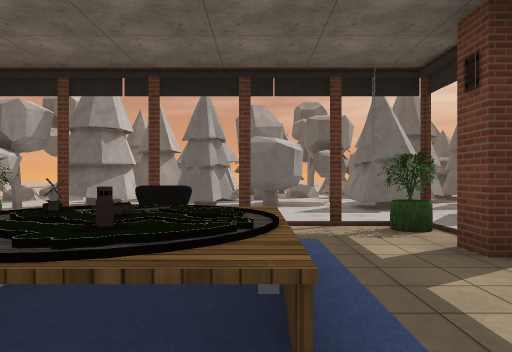
view 1 (above)

24 first-person views from a walk through a scene from a Unity 3-D project. The camera is 1.5 m above the floor, looks level and sees 70° across. The floor is counted in squares, 2 m on a side. Each view is taken from the middle of a square. On the plan, view 1 faces up. The plan holds only what a view shows up to about 11 squares ahead; the rest is blank. The place goes on beyond the plan. Some animated figures are left out. Some surface patterns are stand-ins.

view 2
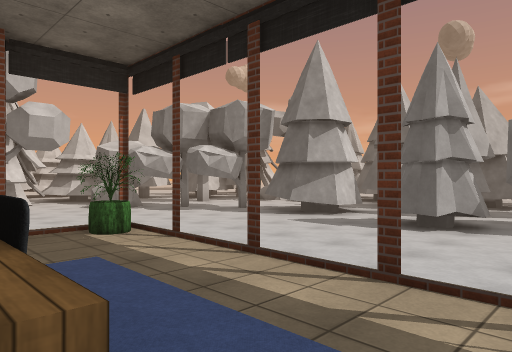

view 3
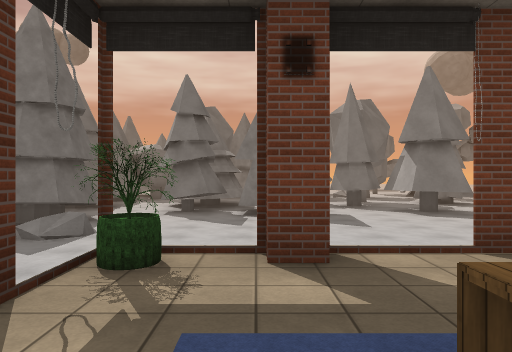

view 4
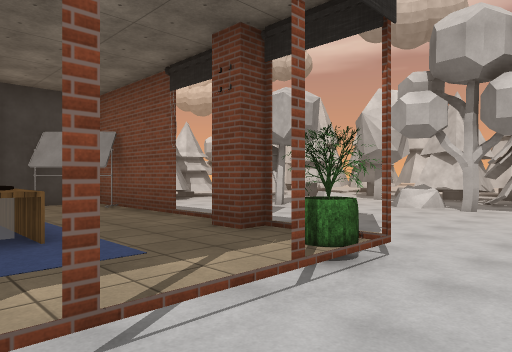

view 5
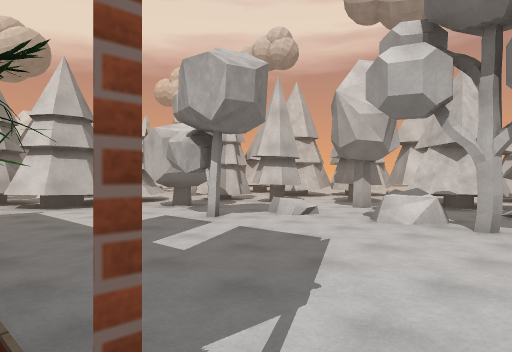

view 6
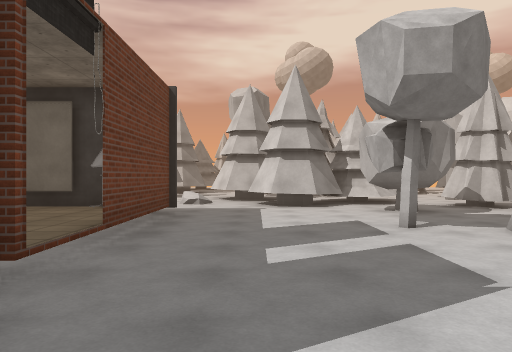

view 7
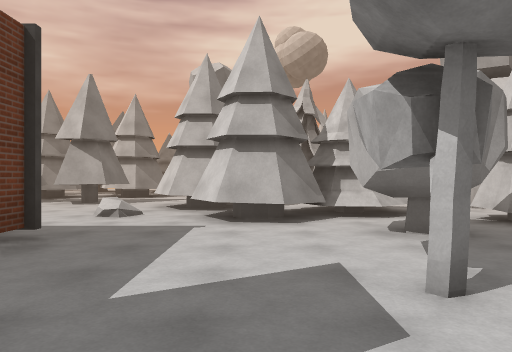

view 8
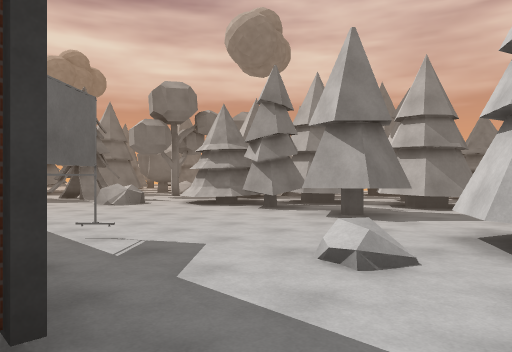

view 9
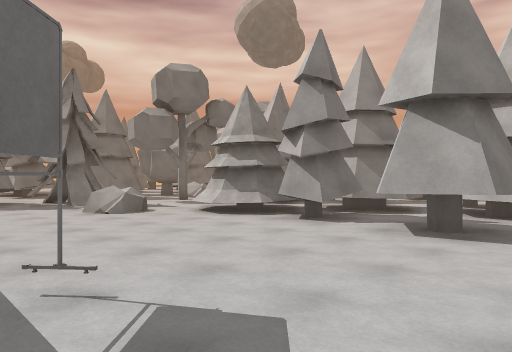

view 10
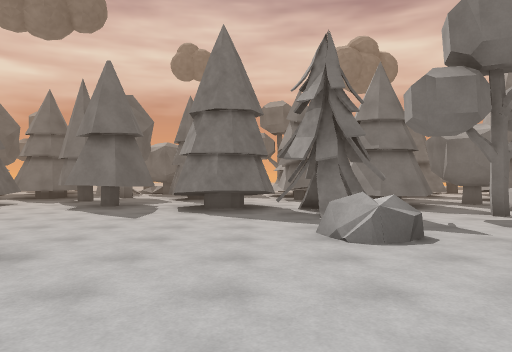

view 11
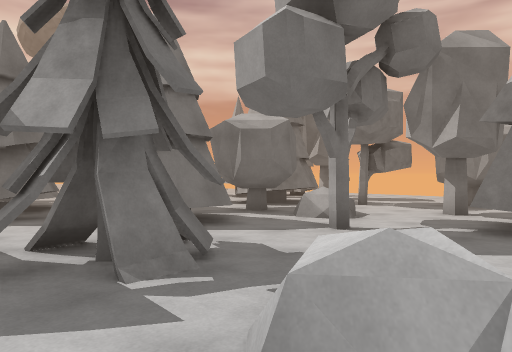

view 12
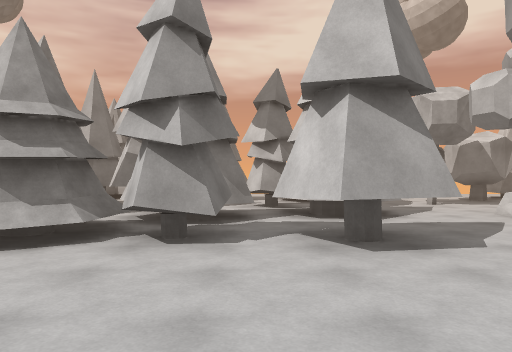

view 13
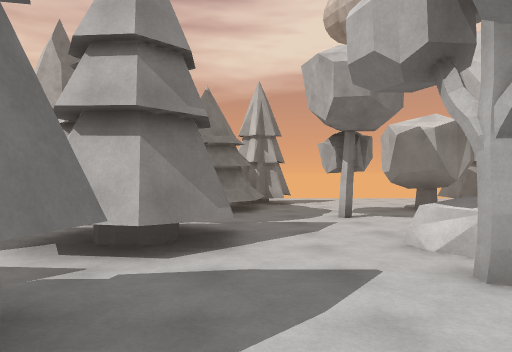

view 14
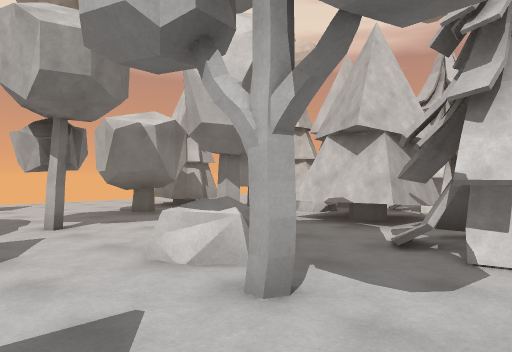

view 15
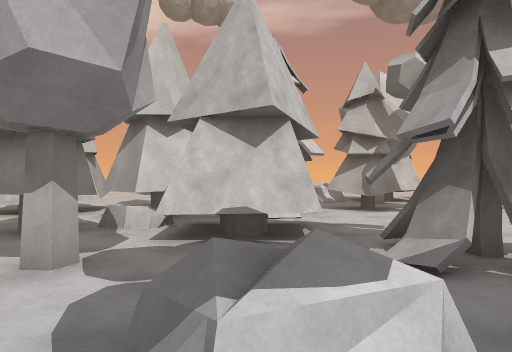

view 16
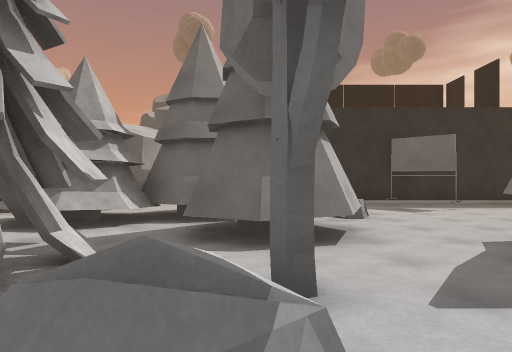

view 17
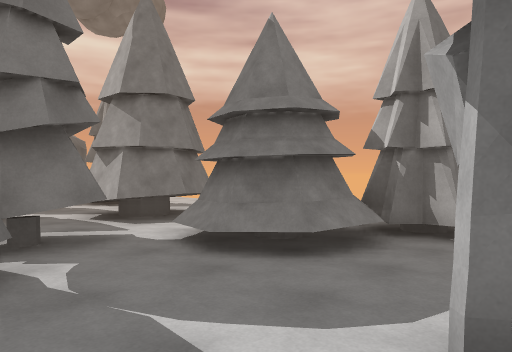

view 18
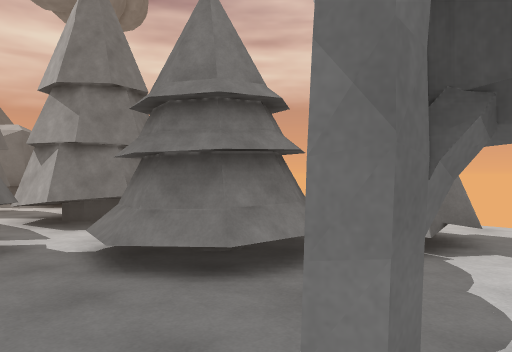

view 19
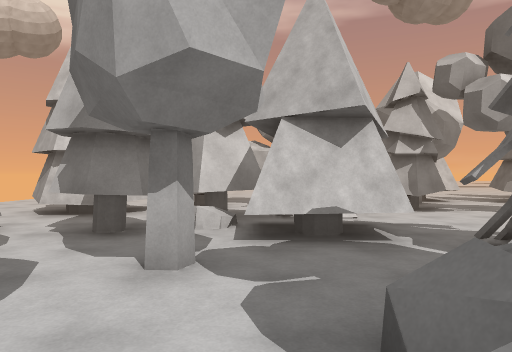

view 20
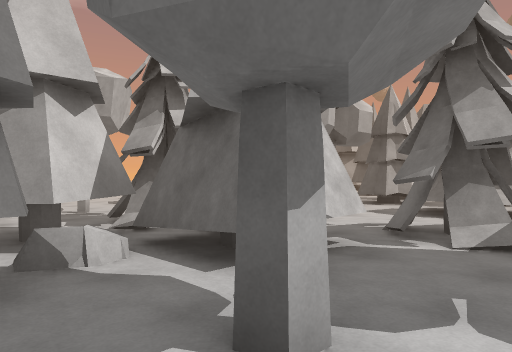

view 21
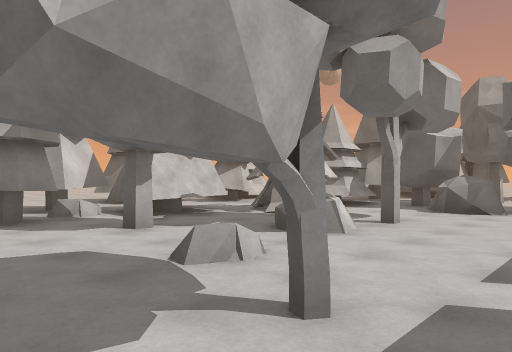

view 22
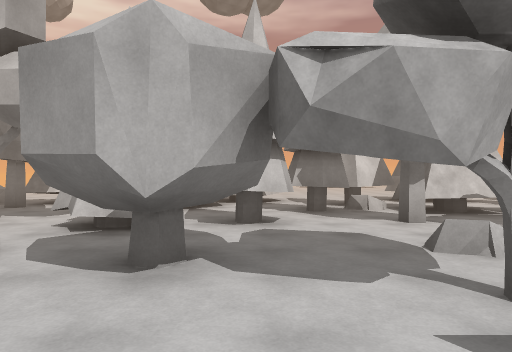

view 23
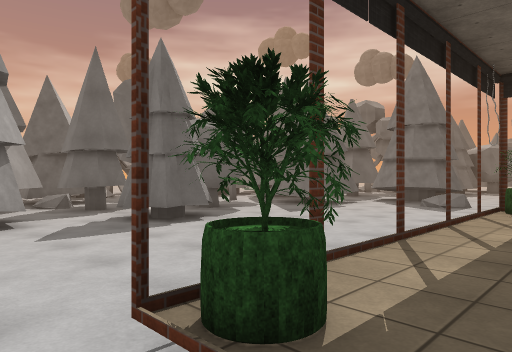

view 24
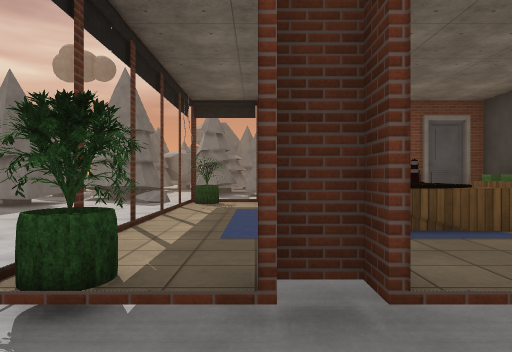

### Floor plan
Key: @ floor where view 1 was taken; # wall or solid block; x gap in a wall; . main floor; : floor 0.25 m higher than the main floor; / step, stairs or slope; = window, fence, low wall or low ledge; ^ raised ledge; T thing the floor can be seen under or through; O other object.
Columns run from 14 left of view 1 to 12 right of it. Each row starts with its distance up from view 1.
 15            ###
 14            ###
 13          #####
 12           ..##
 11     #.    #..###.#
 10     #. .###.##...###
  9     ###...........###
  8   ###^#............###.##
  7  #^..^.............##....
  6  ##...................#.
  5  ##.......#x:::x#.....x^#
  4 ##..=.....:::::::.....###
  3 ##.=^.....::OOO::.....##
  2 ..........::OOO::.......#
  1 #.#.=.....#:OOO  #......#
  0 #.....#...O:::@: #....###
 -1 ..#..T....#O###OO.....#
 -2 ..#.TT......O........##
 -3   TT..##.............##
 -4  .../##=#.=..........#
 -5 ....^#####.......=^.##
 -6 ..#..^T#=#........^.###  ##
 -7  #....T.##.##.###.....#   ^
 -8  #...TT....##.### ....##
 -9  .#..T........##^...#..#
-10 .TTT=T.^^..###=#^ #..^##
-11 ..TTTT.....###  #  ....##
-12 #TTT..#.....##  #  ....#=
-13  ##.#...#....TTT x .... #
-14  ##...##..###TTT...##..
-15  ##.###...^# TT .    ..
-16 ...  .....#.
-17 ..   .....
-18      .....

Where each view was taken, in squares from view 1:
view 1: 0 up, 0 right, facing up
view 2: 3 up, 1 right, facing up-left
view 3: 4 up, 1 left, facing right
view 4: 7 up, 1 left, facing down-left
view 5: 6 up, 4 left, facing down-left
view 6: 6 up, 6 left, facing down
view 7: 3 up, 7 left, facing down
view 8: 1 down, 6 left, facing down-right
view 9: 2 down, 4 left, facing down-right
view 10: 4 down, 1 left, facing right
view 11: 4 down, 3 right, facing down-right
view 12: 3 down, 1 left, facing down
view 13: 6 down, 4 left, facing down
view 14: 7 down, 4 left, facing down-left
view 15: 10 down, 5 left, facing left
view 16: 11 down, 6 left, facing up
view 17: 11 down, 6 left, facing down-right
view 18: 12 down, 6 left, facing down-right
view 19: 11 down, 5 left, facing left
view 20: 13 down, 7 left, facing up-left
view 21: 1 down, 7 left, facing up-left
view 22: 1 down, 6 left, facing left
view 23: 4 up, 5 left, facing up-right
view 24: 4 up, 6 left, facing right
